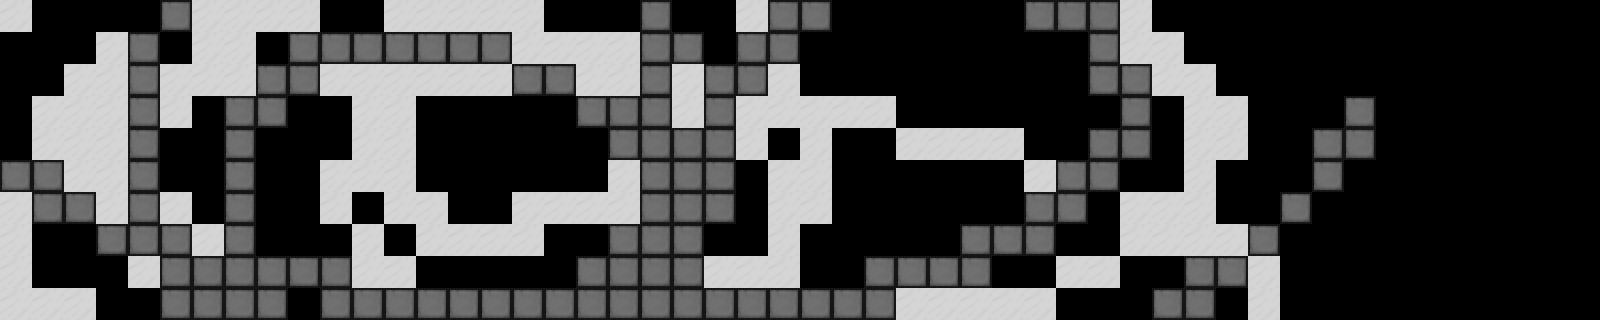

This game map was drawn from its Tiled (.tmx) file and the tilesets committed beside it. A one-line description and the trimmed map source follow:
An orthogonal 50x10 tile map with 32x32 px tiles, 1 tile layer (Tile Layer 1).

<map version="1.0" orientation="orthogonal" renderorder="right-down" width="50" height="10" tilewidth="32" tileheight="32" nextobjectid="1">
 <tileset firstgid="1" name="stuff" tilewidth="32" tileheight="32">
  <tile id="0">
   <image width="32" height="32" source="../textures/ground.bmp" />
  </tile>
  <tile id="1">
   <image width="32" height="32" source="../textures/stoneBlock.bmp" />
  </tile>
 </tileset>
 <layer name="Tile Layer 1" width="50" height="10">
  <data>[500 cells, 241 non-empty, 2 distinct tile ids]</data>
 </layer>
</map>